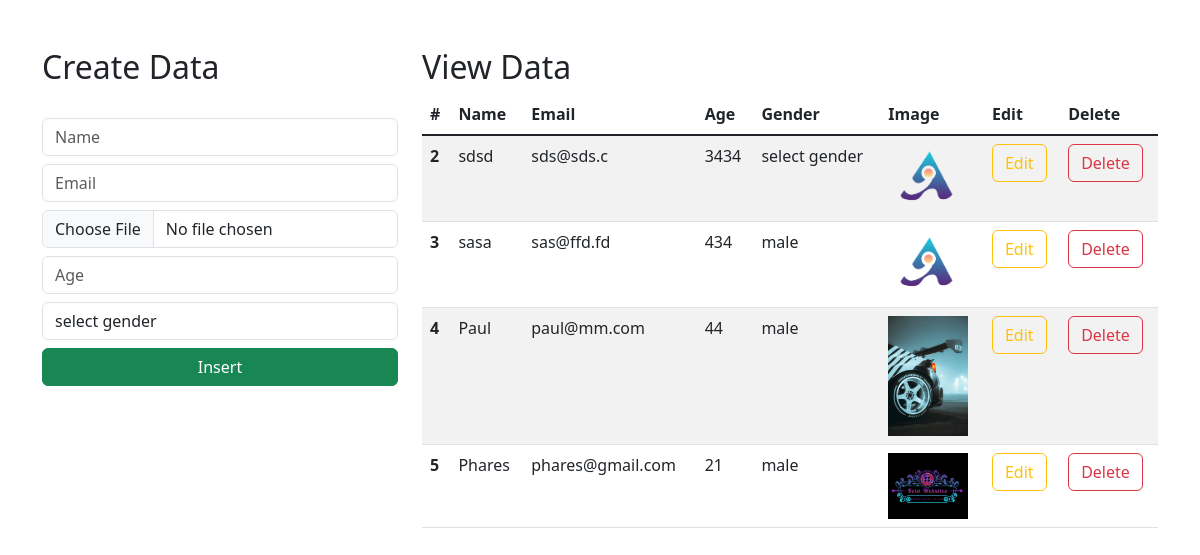
The page / on the database its author committed.
### app/models.py (models this page shows, shortened)
class Student(models.Model):
    name = models.CharField(max_length=25,blank=False,null=False)
    email = models.EmailField()
    age = models.IntegerField()
    gender = models.CharField(max_length=25, blank=False, null=False)
    image = models.ImageField(upload_to='uploads/images', default="logo.png")

### app/views.py (the view)
# urls.py: path('', views.index, name="index"),
def index(request):
    data = Student.objects.all()
    context = {"data": data}
    return render(request, "index.html",context)

### app/templates/index.html (shortened to what this page needs)
<!doctype html>
<html lang="en">
    <link href="https://cdn.jsdelivr.net/npm/bootstrap@5.3.0-alpha1/dist/css/bootstrap.min.css" rel="stylesheet">
  <head>
  </head>
  <body>
      <div class="container mt-5">
        <div class="row">
            <div class="col-md-4">
                <h2>Create Data</h2>
                <br>
                <form action="/insert" method="post" enctype="multipart/form-data">
                    <div class="form-group">
                        <input type="text" class="form-control" placeholder="Name" name="name" required>
                    </div>
                    <div class="form-group">
                        <input type="email" class="form-control  mt-2" placeholder="Email" name="email" required>
                    </div>
                    <div class="form-group">
                        <input type="file" class="form-control  mt-2" placeholder="Age" name="image" required>
                    </div>
                    <div class="form-group">
                        <input type="number" class="form-control  mt-2" placeholder="Age" name="age" required>
                    </div>
                    <div class="form-group mt-2">
                        <select id="gender" name="gender" class="form-control" required>
                            <option selected value="">select gender</option>
                        </select>
                    </div>
                    <div class="d-grid gap-2">
                        <button class="btn btn-success mt-2" type="submit">Insert</button>
                    </div>
                </form>
            </div>
            <div class="col-md-8">
                <h2>View Data</h2>
                <table class="table table-striped table-hover">
                    <thead>
                      <tr>
                        <th scope="col">#</th>
                        <th scope="col">Name</th>
                        <th scope="col">Email</th>
                        <th scope="col">Age</th>
                        <th scope="col">Gender</th>
                          <th scope="col">Image</th>
                        <th scope="col">Edit</th>
                        <th scope="col">Delete</th>
                      </tr>
                    </thead>
                    <tbody class="table-group-divider">
                    {% for d in data %}
                      <tr>
                        <th scope="row">{{d.id}}</th>
                        <td>{{d.name}}</td>
                        <td>{{d.email}}</td>
                        <td>{{d.age}}</td>
                        <td>{{d.gender}}</td>
                          <td >
                              <img width="80px" src="media/{{ d.image }}" alt="{{ d.image }}">
                          </td>
                        <td><a href="/update/{{d.id}}" type="button" class="btn btn-outline-warning">Edit</a></td>
                        <td><a href="/delete/{{d.id}}" type="button" class="btn btn-outline-danger">Delete</a></td>
                      </tr>
                    {% endfor %}
                    </tbody>
                  </table>
            </div>
        </div>
      </div>
  </body>
</html>

### rows shown on the page
Student: id "2", name "sdsd", email "sds@sds.c", age "3434", gender "select gender", image (picture)
Student: id "3", name "sasa", email "sas@ffd.fd", age "434", gender "male", image (picture)
Student: id "4", name "Paul", email "paul@mm.com", age "44", gender "male", image (picture)
Student: id "5", name "Phares", email "phares@gmail.com", age "21", gender "male", image (picture)
